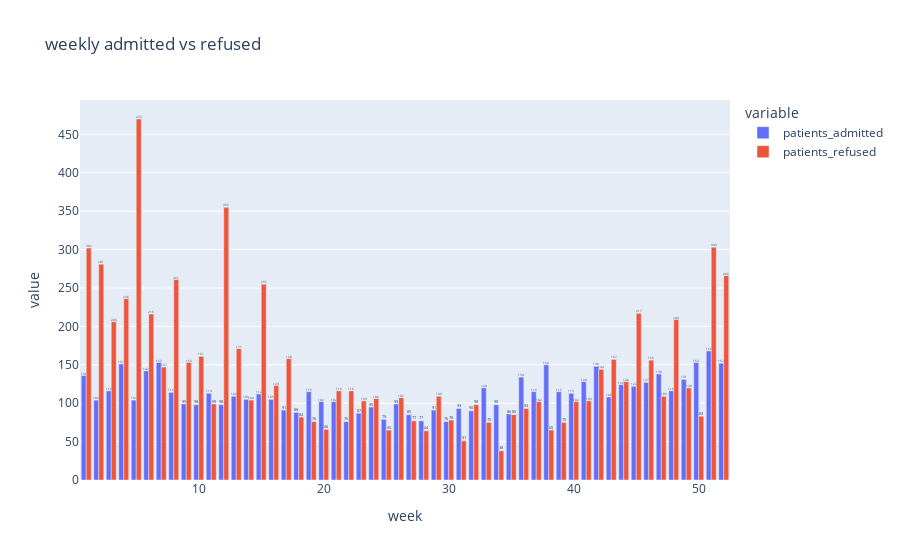

Notebook source saved alongside this figure:
### Markdown cell above
## weekly admit vs refused

### Code cell
weekly_summary = services_weekly.groupby('week')[['patients_admitted', 'patients_refused']].sum().reset_index()
fig2 = px.bar(
    weekly_summary,
    x='week',
    y=['patients_admitted','patients_refused'],
    barmode='group',
    title='weekly admitted vs refused',
    text_auto = True    
)
fig2.show()

### Figure 1 — Plotly figure (JSON) as saved in the notebook; plotly's stock layout.template omitted (floating-point values rounded to 4 significant figures)
{"data": [{"alignmentgroup": "True", "hovertemplate": "variable=patients_admitted<br>week=%{x}<br>value=%{y}<extra></extra>", "legendgroup": "patients_admitted", "marker": {"color": "#636efa", "pattern": {"shape": ""}}, "name": "patients_admitted", "offsetgroup": "patients_admitted", "orientation": "v", "showlegend": true, "textposition": "auto", "texttemplate": "%{y}", "type": "bar", "x": [1, 2, 3, 4, 5, 6, 7, 8, 9, 10, 11, 12, 13, 14, 15, 16, 17, 18, 19, 20, 21, 22, 23, 24, 25, 26, 27, 28, 29, 30, 31, 32, 33, 34, 35, 36, 37, 38, 39, 40, 41, 42, 43, 44, 45, 46, 47, 48, 49, 50, 51, 52], "xaxis": "x", "y": [136, 104, 116, 151, 104, 142, 153, 114, 99, 98, 113, 98, 109, 105, 112, 105, 91, 88, 115, 102, 102, 76, 87, 95, 79, 99, 85, 77, 91, 76, 93, 90, 120, 98, 86, 134, 115, 150, 115, 113, 128, 148, 108, 124, 122, 127, 138, 116, 131, 153, 168, 152], "yaxis": "y"}, {"alignmentgroup": "True", "hovertemplate": "variable=patients_refused<br>week=%{x}<br>value=%{y}<extra></extra>", "legendgroup": "patients_refused", "marker": {"color": "#EF553B", "pattern": {"shape": ""}}, "name": "patients_refused", "offsetgroup": "patients_refused", "orientation": "v", "showlegend": true, "textposition": "auto", "texttemplate": "%{y}", "type": "bar", "x": [1, 2, 3, 4, 5, 6, 7, 8, 9, 10, 11, 12, 13, 14, 15, 16, 17, 18, 19, 20, 21, 22, 23, 24, 25, 26, 27, 28, 29, 30, 31, 32, 33, 34, 35, 36, 37, 38, 39, 40, 41, 42, 43, 44, 45, 46, 47, 48, 49, 50, 51, 52], "xaxis": "x", "y": [302, 281, 206, 236, 470, 216, 147, 261, 153, 161, 99, 355, 171, 104, 255, 123, 158, 82, 76, 66, 116, 116, 103, 106, 65, 107, 77, 64, 109, 78, 51, 98, 75, 38, 85, 93, 102, 65, 75, 102, 103, 144, 157, 128, 217, 156, 109, 209, 120, 83, 303, 266], "yaxis": "y"}], "layout": {"barmode": "group", "legend": {"title": {"text": "variable"}, "tracegroupgap": 0}, "title": {"text": "weekly admitted vs refused"}, "xaxis": {"anchor": "y", "domain": [0, 1], "title": {"text": "week"}}, "yaxis": {"anchor": "x", "domain": [0, 1], "title": {"text": "value"}}}}
